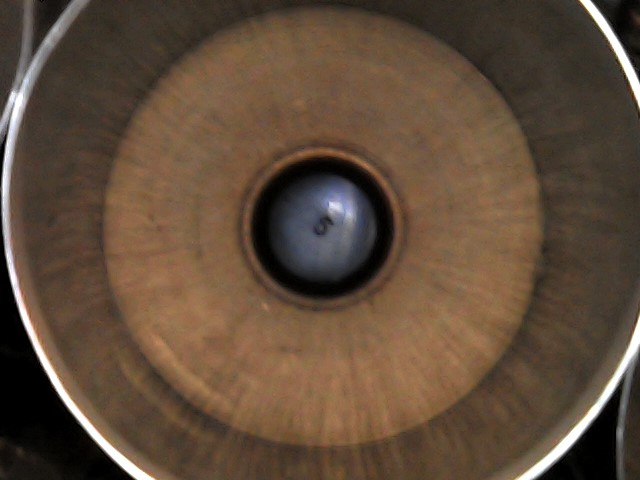
#> input picture clean_img/Img1.jpg, 640 x 480 px; its folder holds only this picture in this run
$ python -i img_augmentation.py   (imports and definitions only)
#> lines starting #> are read from the running program, lines starting #| are printed output that depends on the picture
#> further down, picture is the input picture: shape (480, 640, 3); mean B, G, R 58.5, 76, 96
from os import listdir
from os.path import isfile, join
import cv2
import numpy as np
from utils import generate_path, GENERATED_CLEAN_DIR, clean_dir, CLEAN_IMG_DIR, LITTLE_CIRCLE_SCALE
from dirt_img import dirt_img


# [22 lines left out: functions augment_flip, augment_rotation, augment_brightness, not called in this run]


def init_image(img):
    img = cv2.resize(img, (640, 480))
    gray_img = cv2.GaussianBlur(cv2.cvtColor(img, cv2.COLOR_BGR2GRAY), (5, 5), sigmaX=2, sigmaY=2)
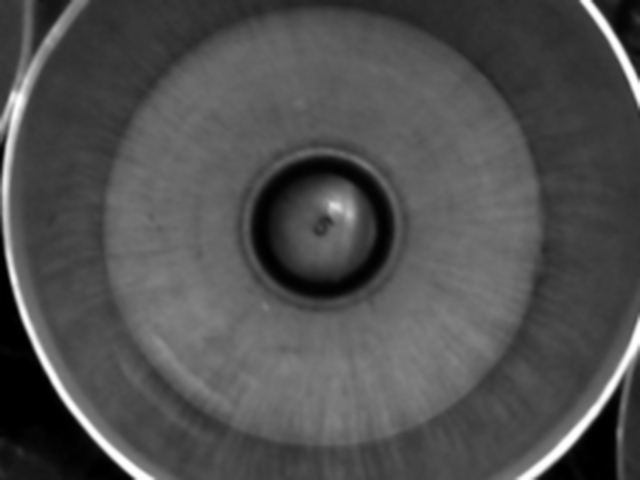
#> gray_img: shape (480, 640); min 0, max 254, mean 80
    circles = cv2.HoughCircles(gray_img, cv2.HOUGH_GRADIENT, 1, 30, minRadius=15, maxRadius=120, param1=100, param2=50)
#> circles = [[322.5, 226.5, 72.2]]
    if circles is None:
        return None
    rows, cols, _ = img.shape
#> rows = 480; cols = 640
    x, y, rad = circles[0][0]
#> x = 322.5; y = 226.5; rad = 72.2
    dx = int(x) - img.shape[1] // 2
#> dx = 2
    dy = int(y) - img.shape[0] // 2
#> dy = -14
    trans_img = np.zeros(img.shape)
    if dx > 0 and dy > 0:
        trans_img[:rows - dy, :cols - dx, :] = img[dy:, dx:, :]
    elif (dx < 0) and (dy > 0):
        trans_img[:rows - dy, -dx:, :] = img[dy:, :cols + dx, :]
    elif (dx > 0) and (dy < 0):
        trans_img[-dy:, :cols - dx, :] = img[:rows + dy, dx:, :]
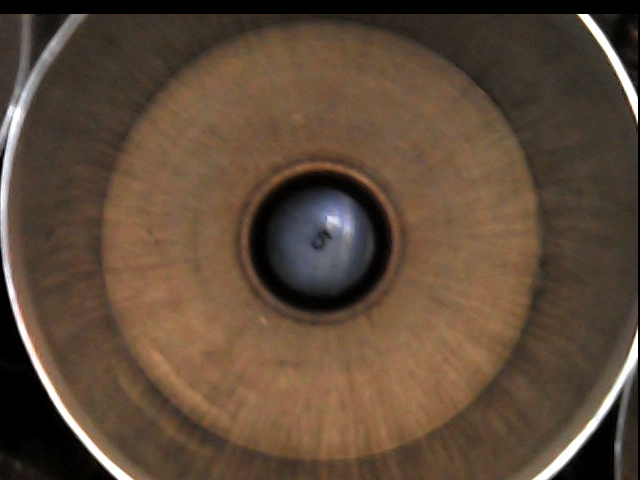
#> trans_img: shape (480, 640, 3) float64; mean B, G, R 57, 74.1, 93.7
    else:
        trans_img[:rows + dy, :cols + dx, :] = img[-dy:, -dx:, :]
    scale = LITTLE_CIRCLE_SCALE / rad
#> scale = 1.11
    new_rows, new_cols = int(round(scale * rows)), int(round(scale * cols))
#> new_rows = 532; new_cols = 709
    trans_img = cv2.resize(trans_img, (new_cols, new_rows))
#> trans_img: shape (532, 709, 3) float64
    old_center = (cols // 2, rows // 2)
#> old_center = (320, 240)
    new_center = (new_cols // 2, new_rows // 2)
#> new_center = (354, 266)
    if scale > 1:
        start_range = (new_center[1] - old_center[1], new_center[0] - old_center[0])
#> start_range = (26, 34)
        end_range = (start_range[0] + rows, start_range[1] + cols)
#> end_range = (506, 674)
        result_img = trans_img[start_range[0]:end_range[0], start_range[1]:end_range[1], :]
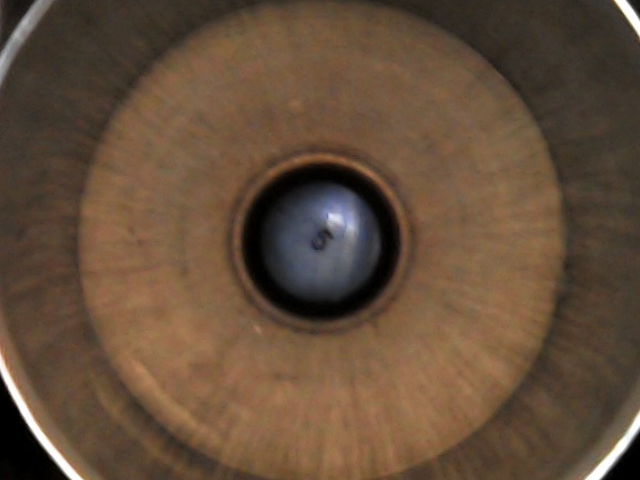
#> result_img: shape (480, 640, 3) float64; mean B, G, R 59.1, 78.4, 100.7
    else:
        start_range = (-new_center[1] + old_center[1], -new_center[0] + old_center[0])
        end_range = (start_range[0] + new_rows, start_range[1] + new_cols)
        result_img = np.zeros(img.shape)
        result_img[start_range[0]:end_range[0], start_range[1]:end_range[1], :] = trans_img
    return result_img


augment_funcs = [augment_flip, augment_rotation, augment_brightness]


# [29 lines left out: functions augment_imgs, dirt_images, not called in this run]


# [7 lines not run here, left out]

>>> import cv2
>>> picture = cv2.imread('../clean_img/Img1.jpg')
>>> result = init_image(picture)

$ run again, on clean_img/Img2.jpg
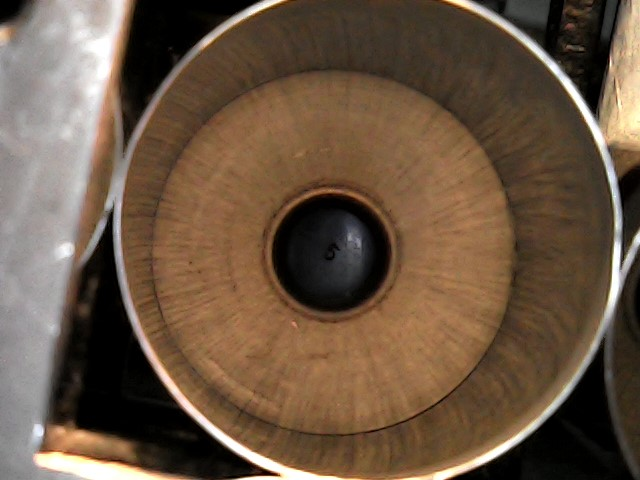
#> input picture clean_img/Img2.jpg, 640 x 480 px
#> picture is the input picture: shape (480, 640, 3); mean B, G, R 67.3, 86.3, 107.2
#> in init_image, `gray_img = cv2.GaussianBlur(cv2.cvtColor(img, cv2.COLOR_BGR2GRAY), (5,..`:
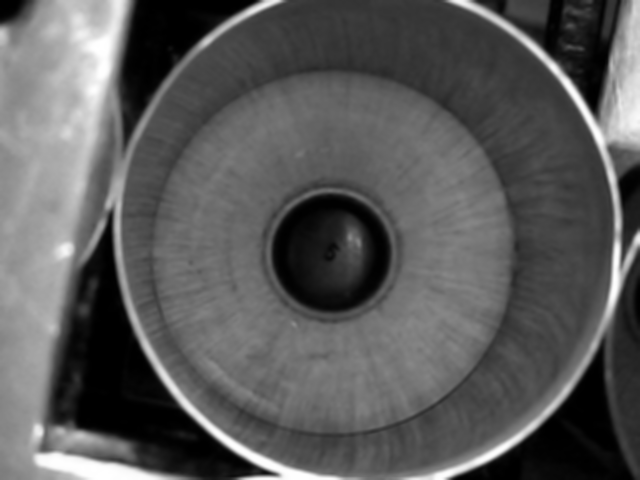
#> gray_img: shape (480, 640); min 0, max 255, mean 90.4
#> circles = [[331.5, 255.5, 67.6]]
#> x = 331.5; y = 255.5; rad = 67.6
#> dx = 11
#> dy = 15
#> scale = 1.18
#> new_rows = 568; new_cols = 757
#> new_center = (378, 284)
#> start_range = (44, 58)
#> end_range = (524, 698)
#> in init_image, `result_img = trans_img[start_range[0]:end_range[0], start_range[1]:end..`:
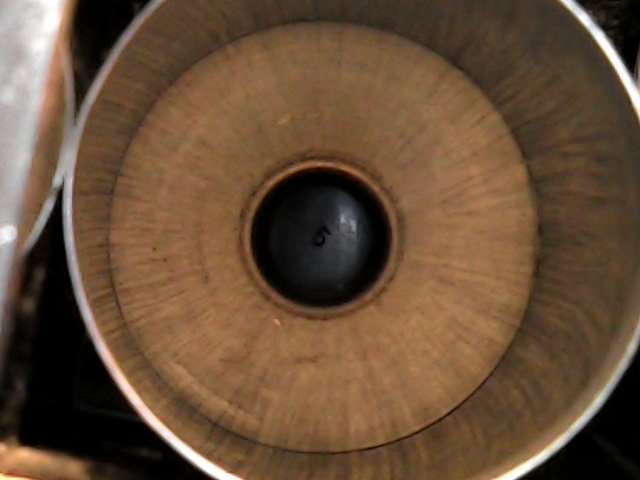
#> result_img: shape (480, 640, 3) float64; mean B, G, R 56.9, 79.6, 105

$ run again, on clean_img/Img4.jpg
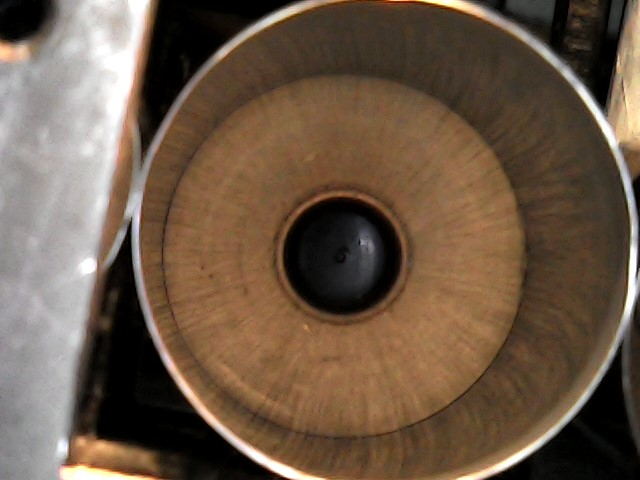
#> input picture clean_img/Img4.jpg, 640 x 480 px
#> picture is the input picture: shape (480, 640, 3); mean B, G, R 71.1, 88.9, 108.9
#> in init_image, `gray_img = cv2.GaussianBlur(cv2.cvtColor(img, cv2.COLOR_BGR2GRAY), (5,..`:
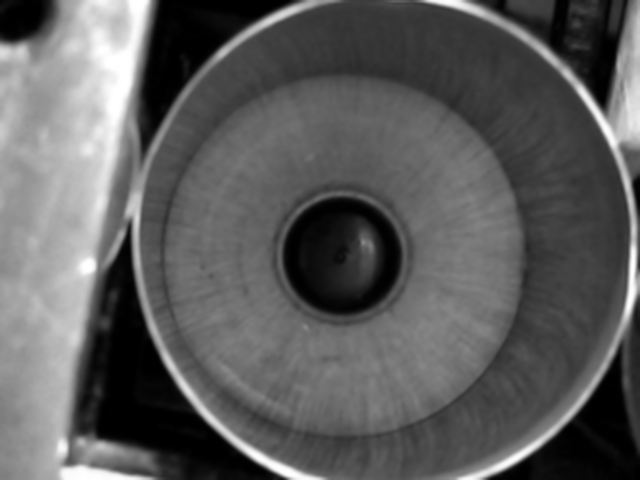
#> gray_img: shape (480, 640); min 0, max 255, mean 92.8
#> circles = [[341.5, 256.5, 59.2]]
#> x = 341.5; y = 256.5; rad = 59.2
#> dx = 21
#> dy = 16
#> scale = 1.35
#> new_rows = 649; new_cols = 865
#> new_center = (432, 324)
#> start_range = (84, 112)
#> end_range = (564, 752)
#> in init_image, `result_img = trans_img[start_range[0]:end_range[0], start_range[1]:end..`:
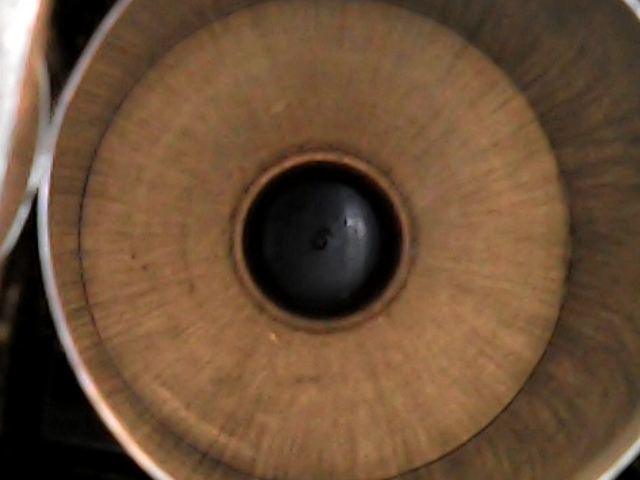
#> result_img: shape (480, 640, 3) float64; mean B, G, R 55.5, 79.9, 107.9

$ run again, on clean_img/Img5.jpg
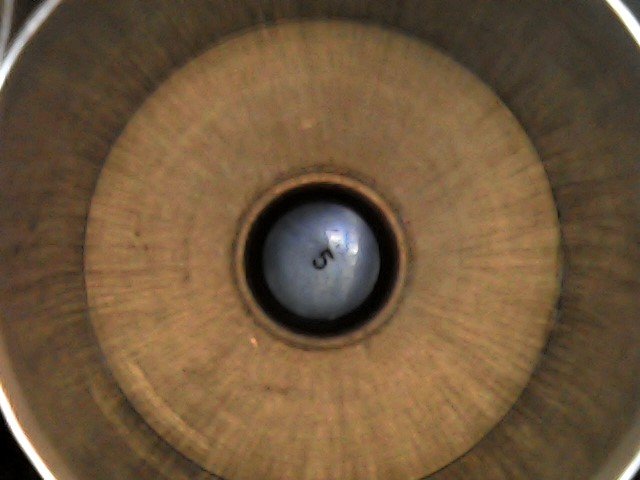
#> input picture clean_img/Img5.jpg, 640 x 480 px
#> picture is the input picture: shape (480, 640, 3); mean B, G, R 60.2, 87.8, 112.2
#> in init_image, `gray_img = cv2.GaussianBlur(cv2.cvtColor(img, cv2.COLOR_BGR2GRAY), (5,..`:
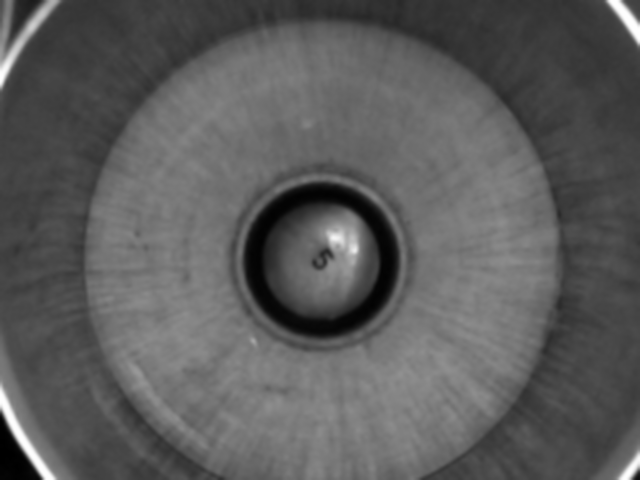
#> gray_img: shape (480, 640); min 0, max 255, mean 91.9
#> circles = [[321.5, 260.5, 57.9]]
#> x = 321.5; y = 260.5; rad = 57.9
#> dx = 1
#> dy = 20
#> scale = 1.38
#> new_rows = 663; new_cols = 884
#> new_center = (442, 331)
#> start_range = (91, 122)
#> end_range = (571, 762)
#> in init_image, `result_img = trans_img[start_range[0]:end_range[0], start_range[1]:end..`:
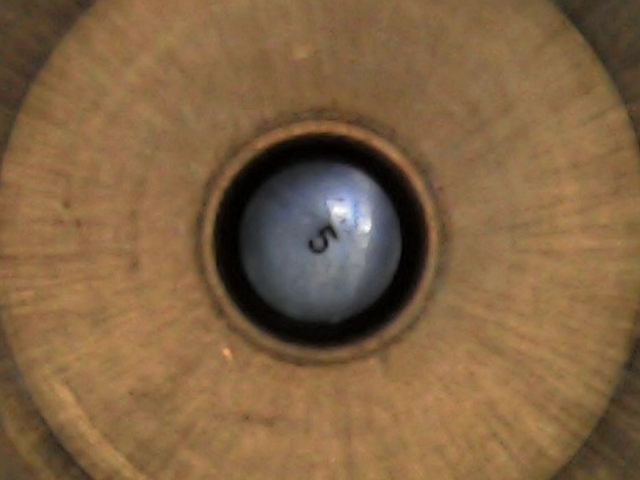
#> result_img: shape (480, 640, 3) float64; mean B, G, R 67.6, 99.9, 129.7
